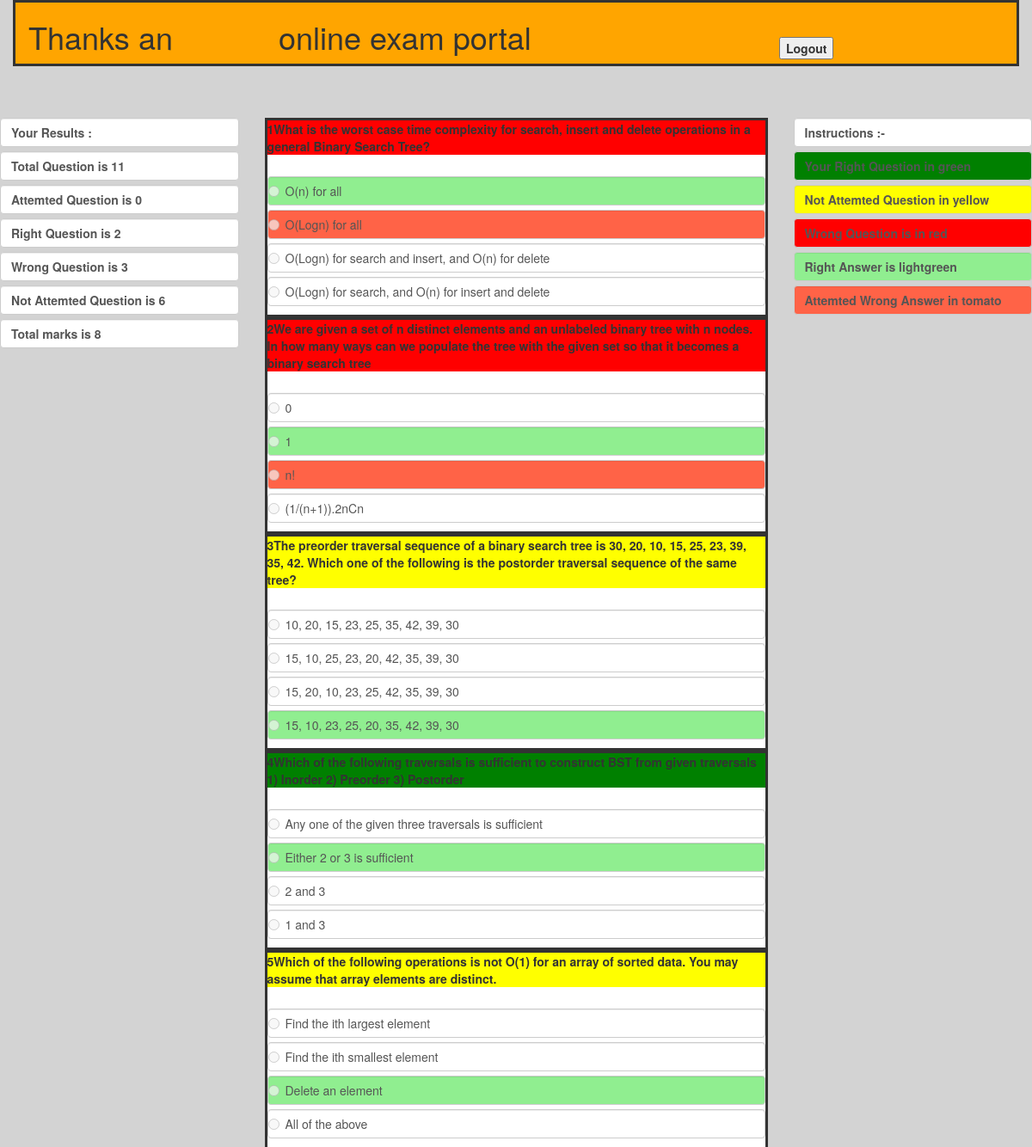
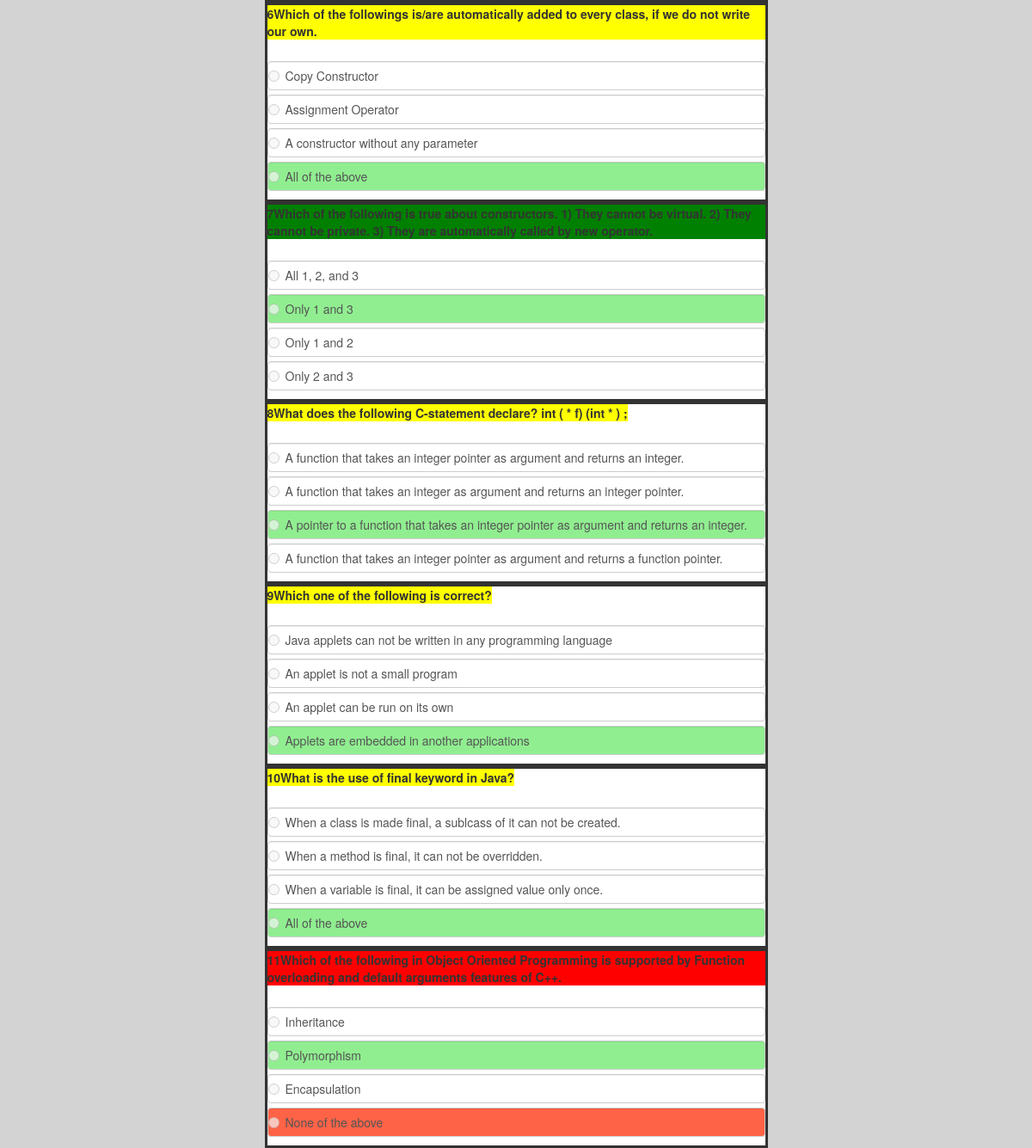
Screenshot of /quizform.php (signed in) with the database file from the repository (2 pictures, top to bottom).
### tables this page shows
CREATE TABLE `quiz` (
  `id` int(20) NOT NULL,
  `qus` varchar(200) DEFAULT NULL,
  `op1` varchar(100) DEFAULT NULL,
  `op2` varchar(100) DEFAULT NULL,
  `op3` varchar(100) DEFAULT NULL,
  `op4` varchar(100) DEFAULT NULL,
  `markoption` varchar(5) DEFAULT NULL,
  `rightoption` varchar(5) DEFAULT NULL
);

### quizform.php (the view, shortened to what this page needs)
<?php
	$con=mysqli_connect('localhost','root',"","onlineexam") or die("database error");
      $quss="select *from quiz";
     $results=mysqli_query($con,$quss);
	$num=mysqli_num_rows($results);
	 $attemtques=0;
	 $rightques=0;
     $wrongques=0;
     $notattempt=0;
	for($i=1;$i<=$num;$i++)
    {
    $index1="optradio".$i;
    if(isset($_POST[$index1]))
	{
		$answer[$i]= $_POST[$index1];
	    $attemtques++;
	}
	 else
      $answer[$i]=0;
   }
for($i=1;$i<=$num;$i++)
{
 $q="update quiz set markoption='$answer[$i]' where id='$i'";
 mysqli_query($con,$q);
}
 $em= $_SESSION["email"];
   $em1=substr_replace($em ,"",-10);
  for($i=1;$i<=$num;$i++)
{
 $q1="update result set $em1='$answer[$i]' where id='$i'";
 mysqli_query($con,$q1);
}
  $qu="select *from quiz";
  $result=mysqli_query($con,$qu);
  for($i=1;$i<=$num;$i++)
  {
    $row=mysqli_fetch_array($result);
    if($row['markoption']==$row['rightoption'])
    {
      $rightques++;
	  $forcheack[$i]=2;
	}
	 else if($row['markoption']=='0'){
		 $forcheack[$i]=0;
		 $notattempt++;
      }
      else{
		  $forcheack[$i]=1;
           $wrongques++;
    }
  }
 ?>
 <!DOCTYPE html>
 <html>
    <head>
        <link rel="stylesheet" href="https://maxcdn.bootstrapcdn.com/bootstrap/3.4.0/css/bootstrap.min.css">
 <link rel="stylesheet" href="bootstrap.min.css">
   <?php
	 $con=mysqli_connect('localhost','root',"","onlineexam") or die("database error");
   		$q ="select *from quiz ";
		 $result=mysqli_query($con,$q);
          $num=mysqli_num_rows($result);
    ?>
	</head>
   <body style="background:LightGray;">
       <div class="container" style="background-color:orange; border:solid  " >
   <div class="row" >
           <div class="col-sm-3">
					<div >
					<h1 >Thanks <?php  echo $_SESSION["names1"]; ?></h1>
					</div>
           </div>
		   <div class="col-sm-6">
					<div >
					<h1 >online exam portal</h1>
					</div>
           </div>
	       <div class="col-sm-3">
					<br>
					<br>
					<div >
					<label><button onclick="window.location.href='logout.php'" value="Logout" >Logout</button></label>
					</div>
           </div>
	</div>
</div>
	   <br>
	   <br>
	   <br>
	   <div class="row" >
	   <div class="col-sm-3">
             <div>
               <label class="form-control"> Your Results : </label>
             </div>
			 <div>
               <label class="form-control">Total  Question is <?php echo $num ?> </label>
             </div>
			<div>
               <label class="form-control">Attemted Question is <?php echo $attemtques ?> </label>
             </div>
                        <div>
               <label class="form-control">Right Question is <?php echo $rightques ?> </label>
             </div>
            <div>
               <label class="form-control">Wrong Question is <?php echo $wrongques ?> </label>
             </div>
			 <div>
               <label class="form-control">Not Attemted Question is <?php echo $notattempt ?> </label>
             </div>
			<div>
               <label class="form-control">Total marks is <?php echo 4* $rightques ?> </label>
             </div>
		</div>
			 <div class="col-sm-6">
	   <?php
			    for($i=1;$i<=$num;$i++)
				{
					$row=mysqli_fetch_array($result);
			    ?>
			 <div style="background:white; border:solid; ">
			  <div id="ques<?php echo $i;?>" >
			  <div>
		<?php if($forcheack[$i]==0)	{ ?> <label id="q" for="questions"   > <p  style="background-color:yellow;" id="ques<?php echo $i; ?>"><?php echo $i; echo $row['qus'];?></p></label>
		<?php } ?>
	    <?php if($forcheack[$i]==1)	{ ?><label id="q" for="questions"   > <p  style="background-color:red;" id="ques<?php echo $i; ?>"><?php echo $i; echo $row['qus'];?></p></label>
		<?php } ?>
		<?php if($forcheack[$i]==2)	{ ?><label id="q" for="questions"   > <p  style="background-color:green;" id="ques<?php echo $i; ?>"><?php echo $i; echo $row['qus'];?></p></label>
		<?php } ?>
			  </div>
		 	   <div class="radio">
		    	 <label  class="form-control" id="op1<?php echo $i; ?>"><input style="background-color:blue;color:blue "  disabled  type="radio" value="1" name="optradio<?php echo $i; ?>" ></input><?php  echo $row['op1'];?></label>
			    </div>
			  <div class="radio">
			   <label  class="form-control"   id="op2<?php echo $i;?>" ><input  disabled   type="radio" value="2" name="optradio<?php echo $i; ?>" ></input><?php  echo $row['op2'];?></label>
			  </div>
			<div class="radio">
			  <label  class="form-control" id="op3<?php echo $i;?>" ><input type="radio" disabled   value="3" name="optradio<?php echo $i; ?>"  ></input><?php  echo $row['op3'];?></label>
			 </div>
			 <div class="radio ">
			  <label  class="form-control" id="op4<?php echo $i; ?>" ><input type="radio" disabled  value="4" name="optradio<?php echo $i; ?>" ></input><?php  echo $row['op4'];?></label>
			 </div>
                 </div>
			   	</div>
			<?php
				}
				?>
			</div>
	   	   <div class="col-sm-3">
             <div>
               <label class="form-control" >Instructions :-</label>
             </div>
			 <div>
               <label class="form-control" style="background-color:green">Your Right Question in green</label>
             </div>
			 <div>
               <label class="form-control" style="background-color:yellow">Not Attemted Question in yellow </label>
             </div>
			<div>
               <label class="form-control" style="background-color:red">Wrong Question is in red</label>
             </div>
                        <div>
               <label class="form-control" style="background-color:LightGreen">Right Answer is lightgreen </label>
             </div>
            <div>
               <label class="form-control" style="background-color:Tomato">Attemted Wrong Answer in tomato </label>
             </div>
	   </div>
 </body>
 </html>

### quizform.php (style rules this page uses)
.green { background-color: LightGreen ; }
.red { background-color:Tomato; }

### rows the page displays
quiz: qus "What is the worst case time complexity for search, insert and delete operations in a general Binary Search Tree?", op1 "O(n) for all", op2 "O(Logn) for all", op3 "O(Logn) for search and insert, and O(n) for delete", op4 "O(Logn) for search, and O(n) for insert and delete"
quiz: qus "We are given a set of n distinct elements and an unlabeled binary tree with n nodes. In how many ways can we populate the tree with the given set so that it becomes a binary search tree", op1 "0", op2 "1", op3 "n!", op4 "(1/(n+1)).2nCn"
quiz: qus "The preorder traversal sequence of a binary search tree is 30, 20, 10, 15, 25, 23, 39, 35, 42. Which one of the following is the postorder traversal sequence of the same tree?", op1 "10, 20, 15, 23, 25, 35, 42, 39, 30", op2 "15, 10, 25, 23, 20, 42, 35, 39, 30", op3 "15, 20, 10, 23, 25, 42, 35, 39, 30", op4 "15, 10, 23, 25, 20, 35, 42, 39, 30"
quiz: qus "Which of the following traversals is sufficient to construct BST from given traversals 1) Inorder 2) Preorder 3) Postorder", op1 "Any one of the given three traversals is sufficient", op2 "Either 2 or 3 is sufficient", op3 "2 and 3", op4 "1 and 3"
quiz: qus "Which of the following operations is not O(1) for an array of sorted data. You may assume that array elements are distinct.", op1 "Find the ith largest element", op2 "Find the ith smallest element", op3 "Delete an element", op4 "All of the above"
quiz: qus "Which of the followings is/are automatically added to every class, if we do not write our own.", op1 "Copy Constructor", op2 "Assignment Operator", op3 "A constructor without any parameter", op4 "All of the above"
quiz: qus "Which of the following is true about constructors. 1) They cannot be virtual. 2) They cannot be private. 3) They are automatically called by new operator.", op1 "All 1, 2, and 3", op2 "Only 1 and 3", op3 "Only 1 and 2", op4 "Only 2 and 3"
quiz: qus "What does the following C-statement declare? int ( * f) (int * ) ;", op1 "A function that takes an integer pointer as argument and returns an integer.", op2 "A function that takes an integer as argument and returns an integer pointer.", op3 "A pointer to a function that takes an integer pointer as argument and returns an integer.", op4 "A function that takes an integer pointer as argument and returns a function pointer."
quiz: qus "Which one of the following is correct?", op1 "Java applets can not be written in any programming language", op2 "An applet is not a small program", op3 "An applet can be run on its own", op4 "Applets are embedded in another applications"
quiz: qus "What is the use of final keyword in Java?", op1 "When a class is made final, a sublcass of it can not be created.", op2 "When a method is final, it can not be overridden.", op3 "When a variable is final, it can be assigned value only once.", op4 "All of the above"
quiz: qus "Which of the following in Object Oriented Programming is supported by Function overloading and default arguments features of C++.", op1 "Inheritance", op2 "Polymorphism", op3 "Encapsulation", op4 "None of the above"

### other values shown
$_SESSION["names1"] "an"
$num "11"
$attemtques "0"
$rightques "2"
$wrongques "3"
$notattempt "6"
4* $rightques "8"
